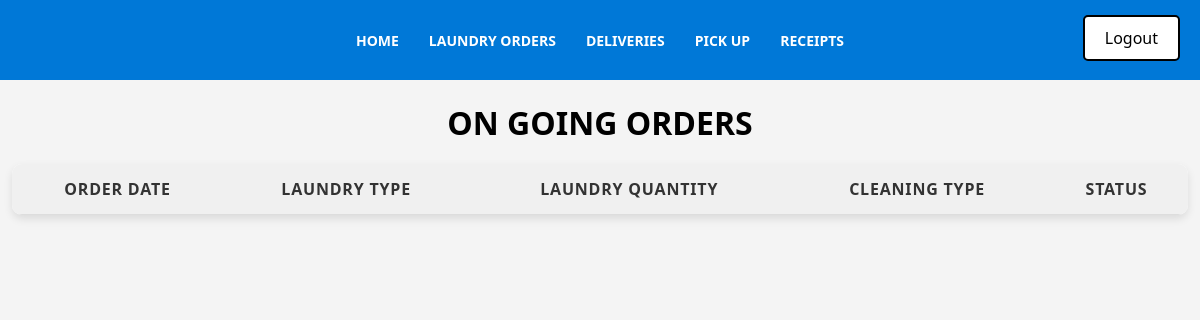
/Home1.php (signed in), run on an earlier commit of the app's database.
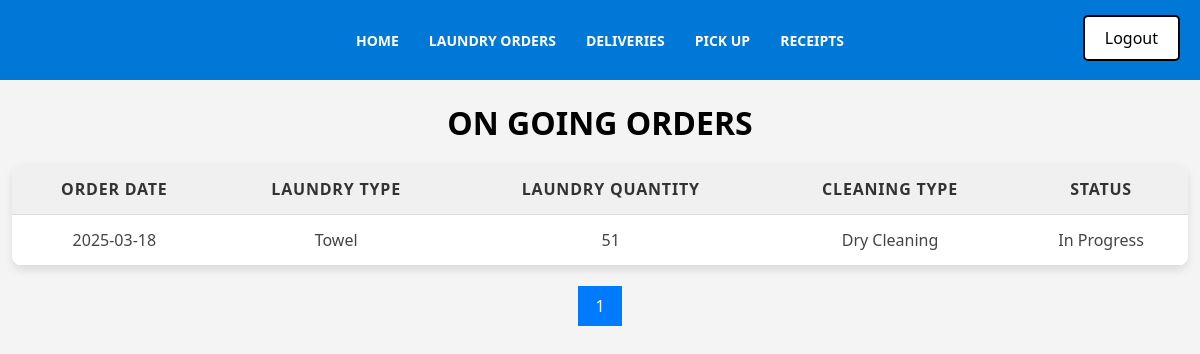
And on a later commit of the database.
### tables this page shows
CREATE TABLE `Orders` (
  `Order_ID` int(11) NOT NULL AUTO_INCREMENT,
  `Order_date` date NOT NULL,
  `Laundry_type` varchar(40) NOT NULL,
  `Laundry_quantity` varchar(40) NOT NULL,
  `Cleaning_type` varchar(40) NOT NULL,
  `Place` varchar(40) NOT NULL,
  `Priority_number` varchar(40) NOT NULL,
  `Status` varchar(250) DEFAULT NULL,
  `User_ID` int(11) NOT NULL,
  PRIMARY KEY (`Order_ID`),
  KEY `Users_Orders` (`User_ID`),
  CONSTRAINT `Users_Orders` FOREIGN KEY (`User_ID`) REFERENCES `Users` (`User_ID`)
);

### htdocs/Home1.php (the view, shortened to what this page needs)
<?php
include 'db_connect.php';
include 'Menu2.php';
include 'Logout.php';
$results_per_page = 10;
$current_page = isset($_GET['page']) && is_numeric($_GET['page']) ? intval($_GET['page']) : 1;
$start_from = ($current_page - 1) * $results_per_page;
$total_query = "SELECT COUNT(*) AS total FROM Orders WHERE STATUS = 'In Progress'";
$total_result = mysqli_query($conn, $total_query);
$total_row = mysqli_fetch_assoc($total_result);
$total_results = $total_row['total'];
$total_pages = ceil($total_results / $results_per_page);
?>
<!DOCTYPE html>
<html lang="en">
<head>
    <link rel="stylesheet" href="">
</head>
<body>
</head>
<body>
    <h1>On going Orders</h1>
    <table>
        <thead>
            <tr>
                <th>Order Date</th>
                <th>Laundry Type</th>
                <th>Laundry Quantity</th>
                <th>Cleaning Type</th>
                <th>Status</th>
            </tr>
        </thead>
        <tbody>
            <?php
            $sql = "SELECT * FROM Orders WHERE STATUS = 'In Progress' AND PLACE != 'Hotel'ORDER BY Priority_number DESC LIMIT $start_from, $results_per_page";
            $query = mysqli_query($conn, $sql);
            if (!$query) {
                echo "Error: " . $sql . "<br>" . mysqli_error($conn);
            } else {
                while ($result = mysqli_fetch_assoc($query)) {
                    echo "<tr>";
                    echo "<td>" . htmlspecialchars($result["Order_date"]) . "</td>";
                    echo "<td>" . htmlspecialchars($result["Laundry_type"]) . "</td>";
                    echo "<td>" . htmlspecialchars($result["Laundry_quantity"]) . "</td>";
                    echo "<td>" . htmlspecialchars($result["Cleaning_type"]) . "</td>";
                    echo "<td>" . htmlspecialchars($result["Status"]) . "</td>";
                    echo "</tr>";
                }
            }
            ?>
        </tbody>
    </table>
    <div class="pagination">
        <?php
        for ($page = 1; $page <= $total_pages; $page++) {
            echo "<a href='Home1.php?page=$page' class='" . ($page == $current_page ? "active" : "") . "'>$page</a>";
        }
        ?>
    </div>
</body>
</html>

What changed in the data, as far as the page shows it:
added orders: Order_date "2025-03-18", Laundry_type "Towel", Laundry_quantity "51", Cleaning_type "Dry Cleaning", Status "In Progress"
Also different on the page:
new list line: "1"
